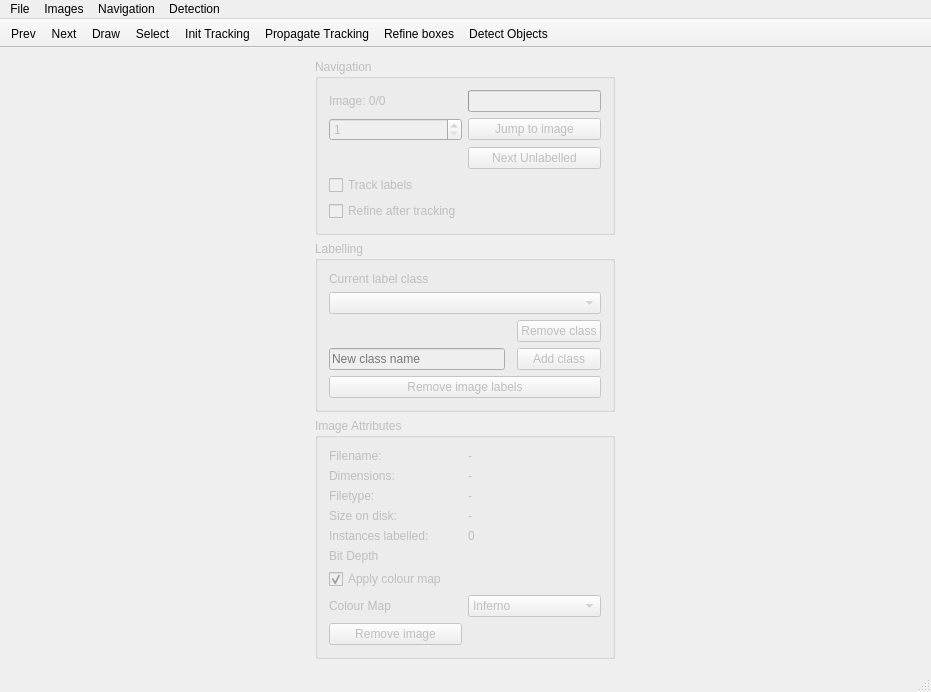
<?xml version="1.0" encoding="UTF-8"?>
<ui version="4.0">
 <class>MainWindow</class>
 <widget class="QMainWindow" name="MainWindow">
  <property name="geometry">
   <rect>
    <x>0</x>
    <y>0</y>
    <width>931</width>
    <height>585</height>
   </rect>
  </property>
  <property name="windowTitle">
   <string>DeepLabel</string>
  </property>
  <widget class="QWidget" name="centralWidget">
   <layout class="QHBoxLayout" name="horizontalLayout_2">
    <item>
     <layout class="QVBoxLayout" name="imageDisplayLayout">
      <property name="sizeConstraint">
       <enum>QLayout::SetDefaultConstraint</enum>
      </property>
     </layout>
    </item>
    <item>
     <layout class="QGridLayout" name="imageInfoLayout">
      <property name="sizeConstraint">
       <enum>QLayout::SetDefaultConstraint</enum>
      </property>
      <item row="0" column="0">
       <widget class="QGroupBox" name="navigationGroupBox">
        <property name="enabled">
         <bool>false</bool>
        </property>
        <property name="maximumSize">
         <size>
          <width>350</width>
          <height>16777215</height>
         </size>
        </property>
        <property name="title">
         <string>Navigation</string>
        </property>
        <layout class="QGridLayout" name="gridLayout_4">
         <item row="0" column="0">
          <widget class="QLabel" name="imageIndexLabel">
           <property name="text">
            <string>Image: 0/0</string>
           </property>
          </widget>
         </item>
         <item row="5" column="0" colspan="2">
          <widget class="QCheckBox" name="propagateCheckBox">
           <property name="enabled">
            <bool>false</bool>
           </property>
           <property name="text">
            <string>Track labels</string>
           </property>
          </widget>
         </item>
         <item row="2" column="1" colspan="2">
          <widget class="QPushButton" name="changeImageButton">
           <property name="text">
            <string>Jump to image</string>
           </property>
          </widget>
         </item>
         <item row="6" column="0">
          <widget class="QCheckBox" name="refineTrackingCheckbox">
           <property name="text">
            <string>Refine after tracking</string>
           </property>
          </widget>
         </item>
         <item row="2" column="0">
          <widget class="QSpinBox" name="imageNumberSpinbox">
           <property name="maximumSize">
            <size>
             <width>300</width>
             <height>16777215</height>
            </size>
           </property>
           <property name="minimum">
            <number>1</number>
           </property>
          </widget>
         </item>
         <item row="0" column="1" colspan="2">
          <widget class="QProgressBar" name="imageProgressBar">
           <property name="minimumSize">
            <size>
             <width>0</width>
             <height>0</height>
            </size>
           </property>
           <property name="maximumSize">
            <size>
             <width>300</width>
             <height>16777215</height>
            </size>
           </property>
           <property name="styleSheet">
            <string notr="true"/>
           </property>
           <property name="value">
            <number>0</number>
           </property>
           <property name="textVisible">
            <bool>false</bool>
           </property>
           <property name="invertedAppearance">
            <bool>false</bool>
           </property>
           <property name="format">
            <string>Image %v/%m </string>
           </property>
          </widget>
         </item>
         <item row="4" column="1" colspan="2">
          <widget class="QPushButton" name="nextUnlabelledButton">
           <property name="text">
            <string>Next Unlabelled</string>
           </property>
          </widget>
         </item>
        </layout>
       </widget>
      </item>
      <item row="1" column="0">
       <widget class="QGroupBox" name="labelGroupBox">
        <property name="enabled">
         <bool>false</bool>
        </property>
        <property name="minimumSize">
         <size>
          <width>300</width>
          <height>0</height>
         </size>
        </property>
        <property name="maximumSize">
         <size>
          <width>300</width>
          <height>16777215</height>
         </size>
        </property>
        <property name="title">
         <string>Labelling</string>
        </property>
        <layout class="QGridLayout" name="gridLayout_2">
         <item row="6" column="2">
          <widget class="QPushButton" name="addClassButton">
           <property name="text">
            <string>Add class</string>
           </property>
          </widget>
         </item>
         <item row="2" column="0" colspan="3">
          <widget class="QComboBox" name="classComboBox"/>
         </item>
         <item row="3" column="2">
          <widget class="QPushButton" name="removeClassButton">
           <property name="text">
            <string>Remove class</string>
           </property>
          </widget>
         </item>
         <item row="6" column="0">
          <widget class="QLineEdit" name="newClassText">
           <property name="text">
            <string/>
           </property>
           <property name="placeholderText">
            <string>New class name</string>
           </property>
          </widget>
         </item>
         <item row="1" column="0" colspan="3">
          <widget class="QLabel" name="label_7">
           <property name="text">
            <string>Current label class</string>
           </property>
          </widget>
         </item>
         <item row="7" column="0" colspan="3">
          <widget class="QPushButton" name="removeImageLabelsButton">
           <property name="text">
            <string>Remove image labels</string>
           </property>
          </widget>
         </item>
        </layout>
       </widget>
      </item>
      <item row="2" column="0">
       <widget class="QGroupBox" name="imageGroupBox">
        <property name="enabled">
         <bool>false</bool>
        </property>
        <property name="minimumSize">
         <size>
          <width>300</width>
          <height>0</height>
         </size>
        </property>
        <property name="maximumSize">
         <size>
          <width>300</width>
          <height>16777215</height>
         </size>
        </property>
        <property name="title">
         <string>Image Attributes</string>
        </property>
        <layout class="QGridLayout" name="gridLayout_3">
         <item row="2" column="0">
          <widget class="QLabel" name="label_3">
           <property name="text">
            <string>Filetype: </string>
           </property>
          </widget>
         </item>
         <item row="0" column="0">
          <widget class="QLabel" name="label_5">
           <property name="text">
            <string>Filename:</string>
           </property>
          </widget>
         </item>
         <item row="3" column="1">
          <widget class="QLabel" name="sizeLabel">
           <property name="text">
            <string>-</string>
           </property>
          </widget>
         </item>
         <item row="2" column="1">
          <widget class="QLabel" name="filetypeLabel">
           <property name="text">
            <string>-</string>
           </property>
          </widget>
         </item>
         <item row="1" column="0">
          <widget class="QLabel" name="label_2">
           <property name="text">
            <string>Dimensions:</string>
           </property>
          </widget>
         </item>
         <item row="1" column="1">
          <widget class="QLabel" name="dimensionsLabel">
           <property name="text">
            <string>-</string>
           </property>
          </widget>
         </item>
         <item row="4" column="0">
          <widget class="QLabel" name="label_6">
           <property name="text">
            <string>Instances labelled:</string>
           </property>
          </widget>
         </item>
         <item row="0" column="1">
          <widget class="QLabel" name="filenameLabel">
           <property name="text">
            <string>-</string>
           </property>
          </widget>
         </item>
         <item row="3" column="0">
          <widget class="QLabel" name="label_4">
           <property name="text">
            <string>Size on disk: </string>
           </property>
          </widget>
         </item>
         <item row="5" column="0">
          <widget class="QLabel" name="label">
           <property name="text">
            <string>Bit Depth</string>
           </property>
          </widget>
         </item>
         <item row="5" column="1">
          <widget class="QLabel" name="imageBitDepthLabel">
           <property name="text">
            <string/>
           </property>
          </widget>
         </item>
         <item row="4" column="1">
          <widget class="QLabel" name="instanceCountLabel">
           <property name="text">
            <string>0</string>
           </property>
          </widget>
         </item>
         <item row="8" column="0">
          <widget class="QPushButton" name="removeImageButton">
           <property name="text">
            <string>Remove image</string>
           </property>
          </widget>
         </item>
         <item row="7" column="1">
          <widget class="QComboBox" name="colourMapCombo">
           <item>
            <property name="text">
             <string>Inferno</string>
            </property>
           </item>
           <item>
            <property name="text">
             <string>Bone</string>
            </property>
           </item>
           <item>
            <property name="text">
             <string>Viridis</string>
            </property>
           </item>
           <item>
            <property name="text">
             <string>Plasma</string>
            </property>
           </item>
           <item>
            <property name="text">
             <string>Magma</string>
            </property>
           </item>
           <item>
            <property name="text">
             <string>Hot</string>
            </property>
           </item>
           <item>
            <property name="text">
             <string>Rainbow</string>
            </property>
           </item>
           <item>
            <property name="text">
             <string>Ocean</string>
            </property>
           </item>
           <item>
            <property name="text">
             <string>Cividis</string>
            </property>
           </item>
          </widget>
         </item>
         <item row="7" column="0">
          <widget class="QLabel" name="label_8">
           <property name="text">
            <string>Colour Map</string>
           </property>
          </widget>
         </item>
         <item row="6" column="0" colspan="2">
          <widget class="QCheckBox" name="colourMapCheckbox">
           <property name="text">
            <string>Apply colour map</string>
           </property>
           <property name="checked">
            <bool>true</bool>
           </property>
          </widget>
         </item>
        </layout>
       </widget>
      </item>
      <item row="3" column="0">
       <spacer name="verticalSpacer">
        <property name="orientation">
         <enum>Qt::Vertical</enum>
        </property>
        <property name="sizeHint" stdset="0">
         <size>
          <width>20</width>
          <height>40</height>
         </size>
        </property>
       </spacer>
      </item>
     </layout>
    </item>
   </layout>
  </widget>
  <widget class="QMenuBar" name="menuBar">
   <property name="geometry">
    <rect>
     <x>0</x>
     <y>0</y>
     <width>931</width>
     <height>17</height>
    </rect>
   </property>
   <widget class="QMenu" name="menuFile">
    <property name="title">
     <string>File</string>
    </property>
    <addaction name="actionNew_Project"/>
    <addaction name="actionOpen_Project"/>
    <addaction name="actionExport"/>
   </widget>
   <widget class="QMenu" name="menuImages">
    <property name="title">
     <string>Images</string>
    </property>
    <addaction name="actionAdd_image"/>
    <addaction name="actionAdd_image_folder"/>
    <addaction name="actionAdd_image_folders"/>
    <addaction name="actionAdd_video"/>
   </widget>
   <widget class="QMenu" name="menuNavigation">
    <property name="title">
     <string>Navigation</string>
    </property>
    <addaction name="actionWrap_images"/>
    <addaction name="separator"/>
    <addaction name="actionJump_forward"/>
    <addaction name="actionJump_backward"/>
   </widget>
   <widget class="QMenu" name="menuDetection">
    <property name="title">
     <string>Detection</string>
    </property>
    <addaction name="actionSetup_detector"/>
    <addaction name="actionSet_threshold"/>
    <addaction name="actionDetect_project"/>
   </widget>
   <addaction name="menuFile"/>
   <addaction name="menuImages"/>
   <addaction name="menuNavigation"/>
   <addaction name="menuDetection"/>
  </widget>
  <widget class="QToolBar" name="mainToolBar">
   <property name="movable">
    <bool>false</bool>
   </property>
   <property name="floatable">
    <bool>false</bool>
   </property>
   <attribute name="toolBarArea">
    <enum>TopToolBarArea</enum>
   </attribute>
   <attribute name="toolBarBreak">
    <bool>false</bool>
   </attribute>
   <addaction name="actionPreviousImage"/>
   <addaction name="actionNextImage"/>
   <addaction name="actionDraw_Tool"/>
   <addaction name="actionSelect_Tool"/>
   <addaction name="actionInit_Tracking"/>
   <addaction name="actionPropagate_Tracking"/>
   <addaction name="actionRefine_boxes"/>
   <addaction name="actionDetect_Objects"/>
  </widget>
  <widget class="QStatusBar" name="statusBar"/>
  <action name="actionPreviousImage">
   <property name="checkable">
    <bool>false</bool>
   </property>
   <property name="text">
    <string>Prev</string>
   </property>
   <property name="toolTip">
    <string>Previous Image</string>
   </property>
   <property name="shortcut">
    <string>A</string>
   </property>
  </action>
  <action name="actionNextImage">
   <property name="text">
    <string>Next</string>
   </property>
   <property name="shortcut">
    <string>D</string>
   </property>
  </action>
  <action name="actionNew_Project">
   <property name="text">
    <string>New Project</string>
   </property>
   <property name="shortcut">
    <string>Ctrl+N</string>
   </property>
  </action>
  <action name="actionOpen_Project">
   <property name="text">
    <string>Open Project</string>
   </property>
   <property name="shortcut">
    <string>Ctrl+O</string>
   </property>
  </action>
  <action name="actionAdd_image">
   <property name="text">
    <string>Add image(s)</string>
   </property>
  </action>
  <action name="actionAdd_image_folder">
   <property name="text">
    <string>Add image folder</string>
   </property>
  </action>
  <action name="actionAdd_class">
   <property name="text">
    <string>Add class</string>
   </property>
  </action>
  <action name="actionDraw_Tool">
   <property name="checkable">
    <bool>true</bool>
   </property>
   <property name="text">
    <string>Draw</string>
   </property>
   <property name="toolTip">
    <string>Create rectangular labels</string>
   </property>
   <property name="shortcut">
    <string>Shift+D</string>
   </property>
  </action>
  <action name="actionSelect_Tool">
   <property name="checkable">
    <bool>true</bool>
   </property>
   <property name="text">
    <string>Select</string>
   </property>
   <property name="toolTip">
    <string>Select labels for viewing/deletion</string>
   </property>
   <property name="shortcut">
    <string>Shift+S</string>
   </property>
  </action>
  <action name="actionTwo_click">
   <property name="checkable">
    <bool>true</bool>
   </property>
   <property name="text">
    <string>Two-click</string>
   </property>
  </action>
  <action name="actionDrawg">
   <property name="checkable">
    <bool>true</bool>
   </property>
   <property name="text">
    <string>Drag</string>
   </property>
  </action>
  <action name="actionWrap_images">
   <property name="checkable">
    <bool>true</bool>
   </property>
   <property name="text">
    <string>Wrap images</string>
   </property>
  </action>
  <action name="actionInit_Tracking">
   <property name="text">
    <string>Init Tracking</string>
   </property>
   <property name="toolTip">
    <string>Initialise object tracker with this image</string>
   </property>
   <property name="shortcut">
    <string>Ctrl+I</string>
   </property>
  </action>
  <action name="actionPropagate_Tracking">
   <property name="text">
    <string>Propagate Tracking</string>
   </property>
   <property name="shortcut">
    <string>Ctrl+P</string>
   </property>
  </action>
  <action name="actionExport">
   <property name="enabled">
    <bool>false</bool>
   </property>
   <property name="text">
    <string>Export labels</string>
   </property>
  </action>
  <action name="actionRefine_boxes">
   <property name="text">
    <string>Refine boxes</string>
   </property>
   <property name="shortcut">
    <string>Ctrl+R</string>
   </property>
  </action>
  <action name="actionAdd_video">
   <property name="text">
    <string>Add video(s)</string>
   </property>
  </action>
  <action name="actionAdd_image_folders">
   <property name="text">
    <string>Add image folders</string>
   </property>
  </action>
  <action name="actionJump_forward">
   <property name="text">
    <string>Jump forward</string>
   </property>
   <property name="shortcut">
    <string>Ctrl+Right</string>
   </property>
  </action>
  <action name="actionJump_backward">
   <property name="text">
    <string>Jump backward</string>
   </property>
   <property name="shortcut">
    <string>Ctrl+Left</string>
   </property>
  </action>
  <action name="actionNext_Image">
   <property name="text">
    <string>Next Image</string>
   </property>
  </action>
  <action name="actionPrevious_Image">
   <property name="text">
    <string>Previous Image</string>
   </property>
  </action>
  <action name="actionSetup_detector">
   <property name="text">
    <string>Setup detector</string>
   </property>
  </action>
  <action name="actionDetect_Objects">
   <property name="text">
    <string>Detect Objects</string>
   </property>
  </action>
  <action name="actionSet_threshold">
   <property name="text">
    <string>Set threshold</string>
   </property>
  </action>
  <action name="actionDetect_project">
   <property name="enabled">
    <bool>false</bool>
   </property>
   <property name="text">
    <string>Run on project</string>
   </property>
  </action>
 </widget>
 <layoutdefault spacing="6" margin="11"/>
 <tabstops>
  <tabstop>classComboBox</tabstop>
 </tabstops>
 <resources/>
 <connections/>
</ui>
